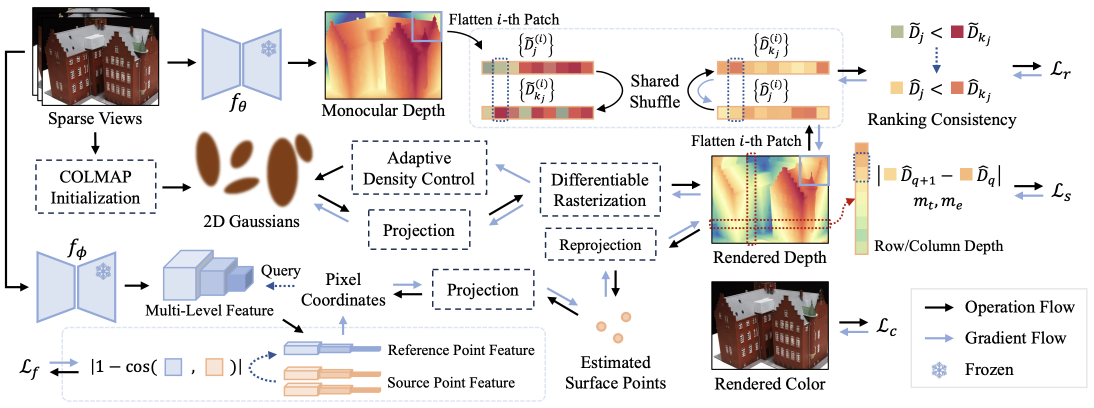
#> input picture media/overview.png, 2188 x 816 px, given as the content of the folder /home/zhaoyibin/3DRE/3DGS/FatesGS/DTU/set_23_24_33_metric, which was not available (shown at 1/2 size)
$ python png42png3.py
#> lines starting #> are read from the running program, lines starting #| are printed output that depends on the picture; pictures that were not available may be replaced by others from this repository, and a replacement may not be noted
import cv2
import os
import argparse

def convert_png_to_three_channels(root_path):

    for file_name in os.listdir(root_path):
        input_folder = os.path.join(root_path, file_name, "images")
        output_folder = os.path.join(root_path, file_name, "images")

        # 若输出文件夹不存在，则创建它
        if not os.path.exists(output_folder):
            os.makedirs(output_folder)

        # 遍历输入文件夹中的所有文件
        for filename in os.listdir(input_folder):
            input_path = os.path.join(input_folder, filename)

            # 检查文件是否为PNG格式
            if not filename.lower().endswith('.png'):
                print(f"跳过非PNG文件: {filename}")
                continue

            # 读取PNG文件（以四通道模式读取）
            img = cv2.imread(input_path, cv2.IMREAD_UNCHANGED)
#> img is the input picture: shape (816, 2188, 4); mean B, G, R, A 223.9, 225.9, 230.3, 255

            # 验证图像是否为四通道
            if img is None:
                print(f"无法读取文件: {filename}")
                continue
            if len(img.shape) != 3 or img.shape[2] != 4:
                print(f"跳过非四通道图像: {filename}")
                continue

            # 将四通道图像转为三通道
            # 方法1：舍弃Alpha通道
            # img_rgb = img[:, :, :3]

            # 方法2：考虑Alpha通道进行融合（推荐）
            b, g, r, a = cv2.split(img)
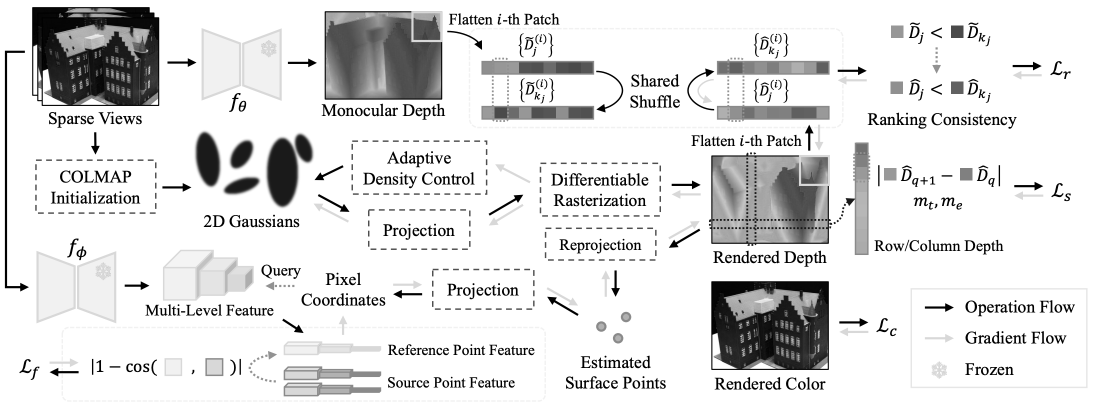
#> b: shape (816, 2188) (shown at 1/2 size); min 0, max 255, mean 223.9
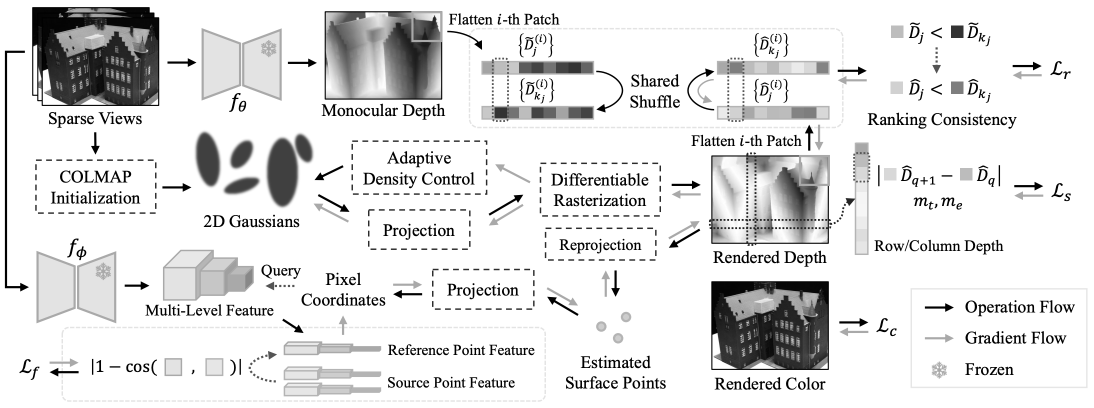
#> g: shape (816, 2188) (shown at 1/2 size); min 0, max 255, mean 225.9
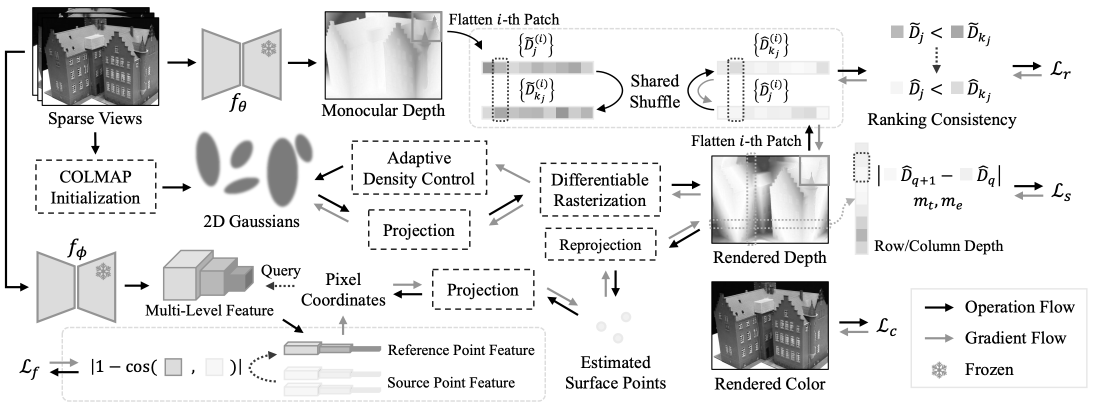
#> r: shape (816, 2188) (shown at 1/2 size); min 0, max 255, mean 230.3
#> a: shape (816, 2188); every value is 255
            a = a / 255.0
#> a: shape (816, 2188) float64; every value is 1
            b = (b * a).astype(img.dtype)
            g = (g * a).astype(img.dtype)
            r = (r * a).astype(img.dtype)
            img_rgb = cv2.merge([b, g, r])

            # 保存处理后的图像
            output_path = os.path.join(output_folder, filename)
            cv2.imwrite(output_path, img_rgb)
            print(f"已转换并保存: {output_path}")

def main():
    parser = argparse.ArgumentParser(description='将四通道PNG图像转为三通道')
    parser.add_argument('--root_path', default="/home/zhaoyibin/3DRE/3DGS/FatesGS/DTU/set_23_24_33_metric", help='输入文件夹路径')
    # parser.add_argument('--output', default="/home/zhaoyibin/3DRE/3DGS/FatesGS/DTU/set_23_24_33/scan37_metric/images", help='输出文件夹路径')
    args = parser.parse_args()

    convert_png_to_three_channels(args.root_path)

if __name__ == "__main__":
    main()
